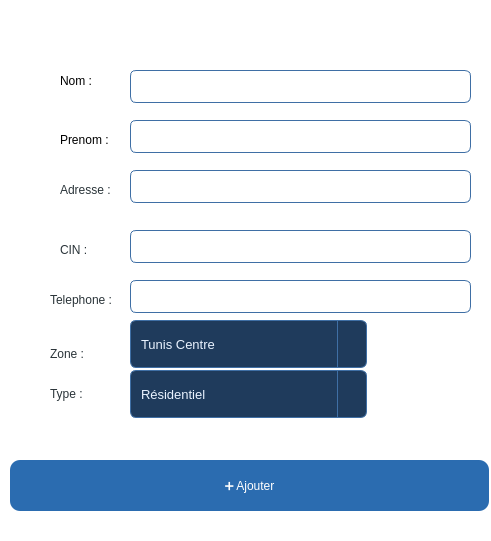
     <widget class="QFrame" name="frame_17">
      <property name="geometry">
       <rect>
        <x>0</x>
        <y>290</y>
        <width>491</width>
        <height>541</height>
       </rect>
      </property>
      <property name="styleSheet">
       <string notr="true">QFrame {
    background-color: white;
    border-radius: 15px;
}
</string>
      </property>
      <property name="frameShape">
       <enum>QFrame::Shape::StyledPanel</enum>
      </property>
      <property name="frameShadow">
       <enum>QFrame::Shadow::Raised</enum>
      </property>
      <widget class="QLabel" name="label_18">
       <property name="geometry">
        <rect>
         <x>60</x>
         <y>50</y>
         <width>61</width>
         <height>61</height>
        </rect>
       </property>
       <property name="styleSheet">
        <string notr="true">
color: #2A3439;\n
;
border: 0px;
outline: 0;
background: transparent;

</string>
       </property>
       <property name="text">
        <string>Nom :</string>
       </property>
      </widget>
      <widget class="QLabel" name="label_19">
       <property name="geometry">
        <rect>
         <x>60</x>
         <y>120</y>
         <width>76</width>
         <height>40</height>
        </rect>
       </property>
       <property name="styleSheet">
        <string notr="true">
color: #2A3439;\n
;
border: 0px;
outline: 0;
background: transparent;
</string>
       </property>
       <property name="text">
        <string>Prenom :</string>
       </property>
      </widget>
      <widget class="QLabel" name="label_20">
       <property name="geometry">
        <rect>
         <x>60</x>
         <y>170</y>
         <width>76</width>
         <height>40</height>
        </rect>
       </property>
       <property name="styleSheet">
        <string notr="true">
color: #2A3439;

;
border: 0px;
outline: 0;
background: transparent;
</string>
       </property>
       <property name="text">
        <string>Adresse :</string>
       </property>
      </widget>
      <widget class="QLabel" name="label_21">
       <property name="geometry">
        <rect>
         <x>60</x>
         <y>230</y>
         <width>76</width>
         <height>40</height>
        </rect>
       </property>
       <property name="styleSheet">
        <string notr="true">
color: #2A3439;

;
border: 0px;
outline: 0;
background: transparent;
</string>
       </property>
       <property name="text">
        <string>CIN :</string>
       </property>
      </widget>
      <widget class="QLabel" name="label_22">
       <property name="geometry">
        <rect>
         <x>50</x>
         <y>280</y>
         <width>76</width>
         <height>40</height>
        </rect>
       </property>
       <property name="styleSheet">
        <string notr="true">
color: #2A3439;

;
border: 0px;
outline: 0;
background: transparent;
</string>
       </property>
       <property name="text">
        <string>Telephone :</string>
       </property>
      </widget>
      <widget class="QLabel" name="label_23">
       <property name="geometry">
        <rect>
         <x>50</x>
         <y>330</y>
         <width>41</width>
         <height>48</height>
        </rect>
       </property>
       <property name="styleSheet">
        <string notr="true">
color: #2A3439;

;
border: 0px;
outline: 0;
background: transparent;
</string>
       </property>
       <property name="text">
        <string>Zone :</string>
       </property>
      </widget>
      <widget class="QLabel" name="label_40">
       <property name="geometry">
        <rect>
         <x>50</x>
         <y>370</y>
         <width>38</width>
         <height>48</height>
        </rect>
       </property>
       <property name="styleSheet">
        <string notr="true">
color: #2A3439;

;
border: 0px;
outline: 0;
background: transparent;
</string>
       </property>
       <property name="text">
        <string>Type :</string>
       </property>
      </widget>
      <widget class="QLineEdit" name="lineEdit">
       <property name="geometry">
        <rect>
         <x>130</x>
         <y>70</y>
         <width>341</width>
         <height>33</height>
        </rect>
       </property>
       <property name="styleSheet">
        <string notr="true">QLineEdit {
 background-color: white;
    color: #EAF3FF;
    border: 1px solid #3F6FA5;
    border-radius: 6px;
    padding: 6px 10px;
    font-size: 13px;
    font-family: &quot;Segoe UI&quot;;
}

QLineEdit::placeholder {
    color: #B6CCE3;
}
QLineEdit:focus {
    border: 1px solid #6CB6FF;
    background-color: #24476E;
}
</string>
       </property>
      </widget>
      <widget class="QComboBox" name="comboBox_3">
       <property name="geometry">
        <rect>
         <x>130</x>
         <y>320</y>
         <width>237</width>
         <height>48</height>
        </rect>
       </property>
       <property name="styleSheet">
        <string notr="true">QComboBox {
    background-color: #1F3B5C;
    color: #EAF3FF;
    border: 1px solid #3F6FA5;
    border-radius: 6px;
    padding: 6px 10px;
    font-size: 13px;
    font-family: &quot;Segoe UI&quot;;
    min-height: 34px;
}
QComboBox::drop-down {
    subcontrol-origin: padding;
    subcontrol-position: top right;
    width: 28px;
    border-left: 1px solid #3F6FA5;
}

QComboBox::down-arrow {
    image: none;
    width: 0;
    height: 0;
    border-left: 5px solid transparent;
    border-right: 5px solid transparent;
    border-top: 6px solid #EAF3FF;
}
QComboBox QAbstractItemView {
    background-color: #203A57;
    color: #EAF3FF;
    selection-background-color: #2F5F99;
    selection-color: #FFFFFF;
    outline: 0;
    border-radius: 6px;
}
</string>
       </property>
       <item>
        <property name="text">
         <string>Tunis Centre</string>
        </property>
       </item>
       <item>
        <property name="text">
         <string>Ariana</string>
        </property>
       </item>
       <item>
        <property name="text">
         <string>Manouba</string>
        </property>
       </item>
      </widget>
      <widget class="QComboBox" name="comboBox_2">
       <property name="geometry">
        <rect>
         <x>130</x>
         <y>370</y>
         <width>237</width>
         <height>48</height>
        </rect>
       </property>
       <property name="styleSheet">
        <string notr="true">QComboBox {
    background-color: #1F3B5C;
    color: #EAF3FF;
    border: 1px solid #3F6FA5;
    border-radius: 6px;
    padding: 6px 10px;
    font-size: 13px;
    font-family: &quot;Segoe UI&quot;;
    min-height: 34px;
}
QComboBox::drop-down {
    subcontrol-origin: padding;
    subcontrol-position: top right;
    width: 28px;
    border-left: 1px solid #3F6FA5;
}

QComboBox::down-arrow {
    image: none;
    width: 0;
    height: 0;
    border-left: 5px solid transparent;
    border-right: 5px solid transparent;
    border-top: 6px solid #EAF3FF;
}
QComboBox QAbstractItemView {
    background-color: #203A57;
    color: #EAF3FF;
    selection-background-color: #2F5F99;
    selection-color: #FFFFFF;
    outline: 0;
    border-radius: 6px;
}
</string>
       </property>
       <property name="currentText">
        <string>Résidentiel</string>
       </property>
       <item>
        <property name="text">
         <string>Résidentiel</string>
        </property>
       </item>
       <item>
        <property name="text">
         <string>Commerce</string>
        </property>
       </item>
       <item>
        <property name="text">
         <string>Industrie</string>
        </property>
       </item>
       <item>
        <property name="text">
         <string>Public</string>
        </property>
       </item>
      </widget>
      <widget class="QLineEdit" name="lineEdit_2">
       <property name="geometry">
        <rect>
         <x>130</x>
         <y>120</y>
         <width>341</width>
         <height>33</height>
        </rect>
       </property>
       <property name="styleSheet">
        <string notr="true">QLineEdit {
 background-color: white;
    color: #EAF3FF;
    border: 1px solid #3F6FA5;
    border-radius: 6px;
    padding: 6px 10px;
    font-size: 13px;
    font-family: &quot;Segoe UI&quot;;
}

QLineEdit::placeholder {
    color: #B6CCE3;
}
QLineEdit:focus {
    border: 1px solid #6CB6FF;
    background-color: #24476E;
}
</string>
       </property>
      </widget>
      <widget class="QLabel" name="label_9">
       <property name="geometry">
        <rect>
         <x>10</x>
         <y>47</y>
         <width>51</width>
         <height>61</height>
        </rect>
       </property>
       <property name="styleSheet">
        <string notr="true">
color: #FFFFFF
;
border: 0px;
outline: 0;
background: transparent;

</string>
       </property>
       <property name="text">
        <string>&lt;html&gt;&lt;head/&gt;&lt;body&gt;&lt;p&gt;&lt;span style=&quot; font-size:18pt;&quot;&gt;👤&lt;/span&gt;&lt;/p&gt;&lt;/body&gt;&lt;/html&gt;</string>
       </property>
      </widget>
      <widget class="QLabel" name="label_6">
       <property name="geometry">
        <rect>
         <x>10</x>
         <y>92</y>
         <width>51</width>
         <height>81</height>
        </rect>
       </property>
       <property name="styleSheet">
        <string notr="true">
color: #FFFFFF
;
border: 0px;
outline: 0;
background: transparent;

</string>
       </property>
       <property name="text">
        <string>&lt;html&gt;&lt;head/&gt;&lt;body&gt;&lt;p&gt;&lt;span style=&quot; font-size:18pt;&quot;&gt;👤&lt;/span&gt;&lt;/p&gt;&lt;/body&gt;&lt;/html&gt;</string>
       </property>
      </widget>
      <widget class="QLineEdit" name="lineEdit_3">
       <property name="geometry">
        <rect>
         <x>130</x>
         <y>170</y>
         <width>341</width>
         <height>33</height>
        </rect>
       </property>
       <property name="styleSheet">
        <string notr="true">QLineEdit {
 background-color: white;
    color: #EAF3FF;
    border: 1px solid #3F6FA5;
    border-radius: 6px;
    padding: 6px 10px;
    font-size: 13px;
    font-family: &quot;Segoe UI&quot;;
}

QLineEdit::placeholder {
    color: #B6CCE3;
}
QLineEdit:focus {
    border: 1px solid #6CB6FF;
    background-color: #24476E;
}
</string>
       </property>
      </widget>
      <widget class="QLabel" name="label_4">
       <property name="geometry">
        <rect>
         <x>10</x>
         <y>151</y>
         <width>51</width>
         <height>71</height>
        </rect>
       </property>
       <property name="styleSheet">
        <string notr="true">
color: #FFFFFF
;
border: 0px;
outline: 0;
background: transparent;

</string>
       </property>
       <property name="text">
        <string>&lt;html&gt;&lt;head/&gt;&lt;body&gt;&lt;p&gt;&lt;span style=&quot; font-size:18pt;&quot;&gt;🏠&lt;/span&gt;&lt;/p&gt;&lt;/body&gt;&lt;/html&gt;</string>
       </property>
      </widget>
      <widget class="QLabel" name="label_5">
       <property name="geometry">
        <rect>
         <x>10</x>
         <y>210</y>
         <width>51</width>
         <height>71</height>
        </rect>
       </property>
       <property name="styleSheet">
        <string notr="true">
color: #FFFFFF
;
border: 0px;
outline: 0;
background: transparent;

</string>
       </property>
       <property name="text">
        <string>&lt;html&gt;&lt;head/&gt;&lt;body&gt;&lt;p&gt;&lt;span style=&quot; font-size:18pt;&quot;&gt;🆔&lt;/span&gt;&lt;/p&gt;&lt;/body&gt;&lt;/html&gt;</string>
       </property>
      </widget>
      <widget class="QLineEdit" name="lineEdit_4">
       <property name="geometry">
        <rect>
         <x>130</x>
         <y>230</y>
         <width>341</width>
         <height>33</height>
        </rect>
       </property>
       <property name="styleSheet">
        <string notr="true">QLineEdit {
 background-color: white;
    color: #EAF3FF;
    border: 1px solid #3F6FA5;
    border-radius: 6px;
    padding: 6px 10px;
    font-size: 13px;
    font-family: &quot;Segoe UI&quot;;
}

QLineEdit::placeholder {
    color: #B6CCE3;
}
QLineEdit:focus {
    border: 1px solid #6CB6FF;
    background-color: #24476E;
}
</string>
       </property>
      </widget>
      <widget class="QLabel" name="label_7">
       <property name="geometry">
        <rect>
         <x>0</x>
         <y>270</y>
         <width>41</width>
         <height>41</height>
        </rect>
       </property>
       <property name="styleSheet">
        <string notr="true">
color: #FFFFFF
;
border: 0px;
outline: 0;
background: transparent;

</string>
       </property>
       <property name="text">
        <string>&lt;html&gt;&lt;head/&gt;&lt;body&gt;&lt;p&gt;&lt;span style=&quot; font-size:18pt;&quot;&gt;📞 &lt;/span&gt;&lt;/p&gt;&lt;/body&gt;&lt;/html&gt;</string>
       </property>
      </widget>
      <widget class="QLineEdit" name="lineEdit_5">
       <property name="geometry">
        <rect>
         <x>130</x>
         <y>280</y>
         <width>341</width>
         <height>33</height>
        </rect>
       </property>
       <property name="styleSheet">
        <string notr="true">QLineEdit {
 background-color: white;
    color: #EAF3FF;
    border: 1px solid #3F6FA5;
    border-radius: 6px;
    padding: 6px 10px;
    font-size: 13px;
    font-family: &quot;Segoe UI&quot;;
}

QLineEdit::placeholder {
    color: #B6CCE3;
}
QLineEdit:focus {
    border: 1px solid #6CB6FF;
    background-color: #24476E;
}
</string>
       </property>
      </widget>
      <widget class="QLabel" name="label_10">
       <property name="geometry">
        <rect>
         <x>0</x>
         <y>310</y>
         <width>41</width>
         <height>71</height>
        </rect>
       </property>
       <property name="styleSheet">
        <string notr="true">
color: #FFFFFF
;
border: 0px;
outline: 0;
background: transparent;

</string>
       </property>
       <property name="text">
        <string>&lt;html&gt;&lt;head/&gt;&lt;body&gt;&lt;p&gt;&lt;span style=&quot; font-size:18pt;&quot;&gt;📍&lt;/span&gt;&lt;/p&gt;&lt;/body&gt;&lt;/html&gt;</string>
       </property>
      </widget>
      <widget class="QLabel" name="label_8">
       <property name="geometry">
        <rect>
         <x>0</x>
         <y>370</y>
         <width>51</width>
         <height>41</height>
        </rect>
       </property>
       <property name="styleSheet">
        <string notr="true">
color: #FFFFFF
;
border: 0px;
outline: 0;
background: transparent;

</string>
       </property>
       <property name="text">
        <string>&lt;html&gt;&lt;head/&gt;&lt;body&gt;&lt;p&gt;&lt;span style=&quot; font-size:18pt;&quot;&gt;🏢&lt;/span&gt;&lt;/p&gt;&lt;/body&gt;&lt;/html&gt;</string>
       </property>
      </widget>
      <widget class="QPushButton" name="pushButton_10">
       <property name="geometry">
        <rect>
         <x>10</x>
         <y>460</y>
         <width>479</width>
         <height>51</height>
        </rect>
       </property>
       <property name="styleSheet">
        <string notr="true">QPushButton {
    background-color: #2b6cb0;
    color: white;
    border-radius: 10px;
    padding: 6px 14px;
}
QPushButton:hover {
    background-color: #2c5282;
}</string>
       </property>
       <property name="text">
        <string>➕ Ajouter</string>
       </property>
      </widget>
     </widget>
